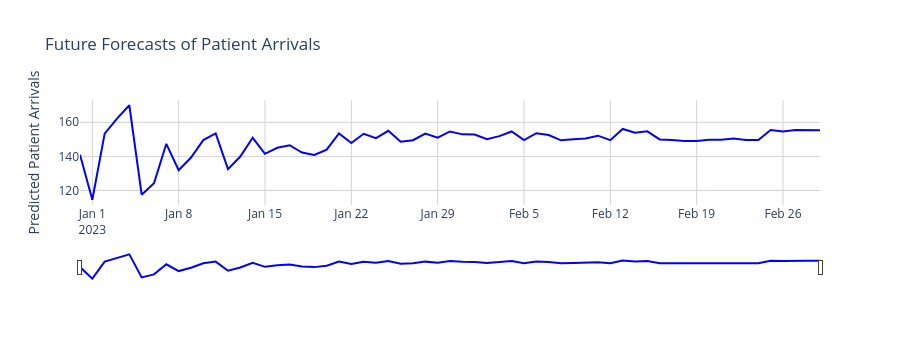

Write notebook code for a chart like this one.
### Code cell
# Create a new figure
fig = go.Figure()

fig.add_trace(go.Scatter(x=future_with_features.index, y=future_with_features['pred'],
                         name='Predicted Patient Arrivals',
                         line=dict(color='blue', width=2),
                         hovertemplate='<b>Date</b>: %{x|%m-%d-%Y}<br>' +
                                       '<b>Patients</b>: %{y}<br>' +
                                       '<b>Day of Week</b>: %{x| %A}<extra></extra>'))

fig.update_layout(
    title='Future Forecasts of Patient Arrivals',
    xaxis=dict(
        rangeslider=dict(visible=True),
        type='date'
    ),
    yaxis_title='Predicted Patient Arrivals',
    template='plotly_white'
)

fig.update_xaxes(showgrid=True, gridwidth=1, gridcolor='lightgrey')
fig.update_yaxes(showgrid=True, gridwidth=1, gridcolor='lightgrey')

fig.show()

### Figure 1 — Plotly figure (JSON) as saved in the notebook; plotly's stock layout.template omitted (floating-point values rounded to 4 significant figures)
{"data": [{"hovertemplate": "<b>Date</b>: %{x|%m-%d-%Y}<br><b>Patients</b>: %{y}<br><b>Day of Week</b>: %{x| %A}<extra></extra>", "line": {"color": "blue", "width": 2}, "name": "Predicted Patient Arrivals", "type": "scatter", "x": ["2022-12-31T00:00:00", "2023-01-01T00:00:00", "2023-01-02T00:00:00", "2023-01-03T00:00:00", "2023-01-04T00:00:00", "2023-01-05T00:00:00", "2023-01-06T00:00:00", "2023-01-07T00:00:00", "2023-01-08T00:00:00", "2023-01-09T00:00:00", "2023-01-10T00:00:00", "2023-01-11T00:00:00", "2023-01-12T00:00:00", "2023-01-13T00:00:00", "2023-01-14T00:00:00", "2023-01-15T00:00:00", "2023-01-16T00:00:00", "2023-01-17T00:00:00", "2023-01-18T00:00:00", "2023-01-19T00:00:00", "2023-01-20T00:00:00", "2023-01-21T00:00:00", "2023-01-22T00:00:00", "2023-01-23T00:00:00", "2023-01-24T00:00:00", "2023-01-25T00:00:00", "2023-01-26T00:00:00", "2023-01-27T00:00:00", "2023-01-28T00:00:00", "2023-01-29T00:00:00", "2023-01-30T00:00:00", "2023-01-31T00:00:00", "2023-02-01T00:00:00", "2023-02-02T00:00:00", "2023-02-03T00:00:00", "2023-02-04T00:00:00", "2023-02-05T00:00:00", "2023-02-06T00:00:00", "2023-02-07T00:00:00", "2023-02-08T00:00:00", "2023-02-09T00:00:00", "2023-02-10T00:00:00", "2023-02-11T00:00:00", "2023-02-12T00:00:00", "2023-02-13T00:00:00", "2023-02-14T00:00:00", "2023-02-15T00:00:00", "2023-02-16T00:00:00", "2023-02-17T00:00:00", "2023-02-18T00:00:00", "2023-02-19T00:00:00", "2023-02-20T00:00:00", "2023-02-21T00:00:00", "2023-02-22T00:00:00", "2023-02-23T00:00:00", "2023-02-24T00:00:00", "2023-02-25T00:00:00", "2023-02-26T00:00:00", "2023-02-27T00:00:00", "2023-02-28T00:00:00", "2023-03-01T00:00:00"], "y": [141.0, 114.6, 153.3, 162.2, 170.0, 117.5, 124.3, 147.4, 131.9, 139.3, 149.6, 153.5, 132.5, 139.9, 150.9, 141.5, 145.1, 146.6, 142.2, 140.9, 144.0, 153.5, 147.9, 153.3, 150.7, 155.0, 148.6, 149.5, 153.4, 150.9, 154.6, 152.9, 152.8, 150.1, 151.9, 154.6, 149.6, 153.6, 152.5, 149.4, 150.1, 150.5, 152.1, 149.5, 156.1, 153.9, 154.7, 150.0, 149.5, 149.1, 149.1, 149.8, 149.8, 150.5, 149.6, 149.6, 155.5, 154.6, 155.5, 155.3, 155.3]}], "layout": {"height": 360, "title": {"text": "Future Forecasts of Patient Arrivals"}, "xaxis": {"autorange": true, "gridcolor": "lightgrey", "gridwidth": 1, "range": ["2022-12-31", "2023-03-01"], "rangeslider": {"autorange": true, "range": ["2022-12-31", "2023-03-01"], "visible": true, "yaxis": {"_template": null, "rangemode": "match"}}, "showgrid": true, "type": "date"}, "yaxis": {"autorange": true, "gridcolor": "lightgrey", "gridwidth": 1, "range": [111.5, 173.1], "showgrid": true, "title": {"text": "Predicted Patient Arrivals"}, "type": "linear"}}}
